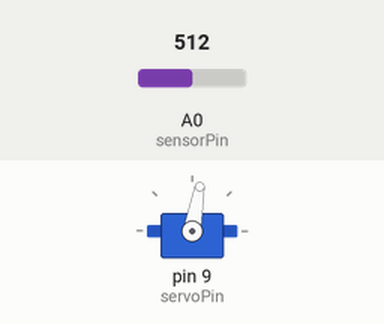
Recording of a sketch running on a simulated Arduino Uno, built with avr-gcc and run on an emulated ATmega328P. Parts: servo. The test bench sets the inputs (shaded band); at power-on: A0 (sensorPin) = 512.

Above: at 1.2 s.
1.3 s: A0 (sensorPin) set to 716
At 2.1 s:
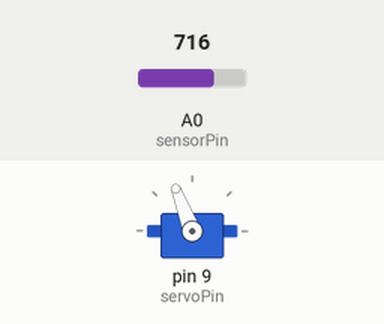
2.8 s: A0 (sensorPin) set to 900
At 3.7 s:
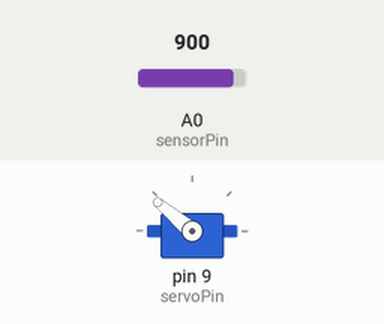
4.3 s: A0 (sensorPin) set to 1023
At 5.3 s:
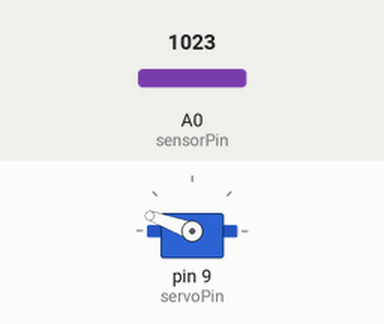
5.8 s: A0 (sensorPin) set to 511
At 6.9 s:
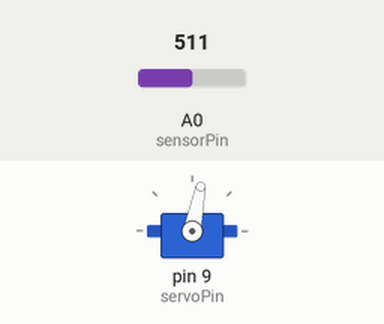
7.3 s: A0 (sensorPin) set to 306
At 8.5 s:
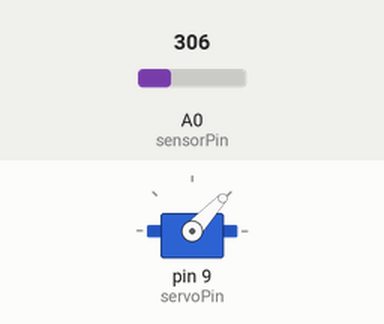
Timing chart, 0 to 9.8 s (numbered marks = the images above; inputs shaded):
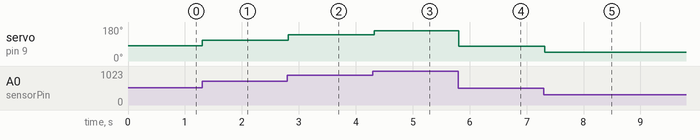

Measured:
- after the input at 1.3 s, servo on pin 9 (servoPin): 80° → 111° at once
- after the input at 2.8 s, servo on pin 9 (servoPin): 111° → 140° at once
- after the input at 4.3 s, servo on pin 9 (servoPin): 140° → 160° at once
- after the input at 5.8 s, servo on pin 9 (servoPin): 160° → 79° at once
- after the input at 7.3 s, servo on pin 9 (servoPin): 79° → 47° at once

The sketch:

14c.ino
```cpp
#include <Servo.h>

Servo myServo;
int servoPin = 9;
int pos = 0;
int sensorPin = A0;


void setup() {
  Serial.begin(9600);
  myServo.attach(servoPin);
  pinMode(sensorPin, INPUT);
}

void loop() {
    pos = analogRead(sensorPin);
    pos = map(pos, 0, 1023, 0, 160);

    myServo.write(pos);
    delay(30);
}
```
